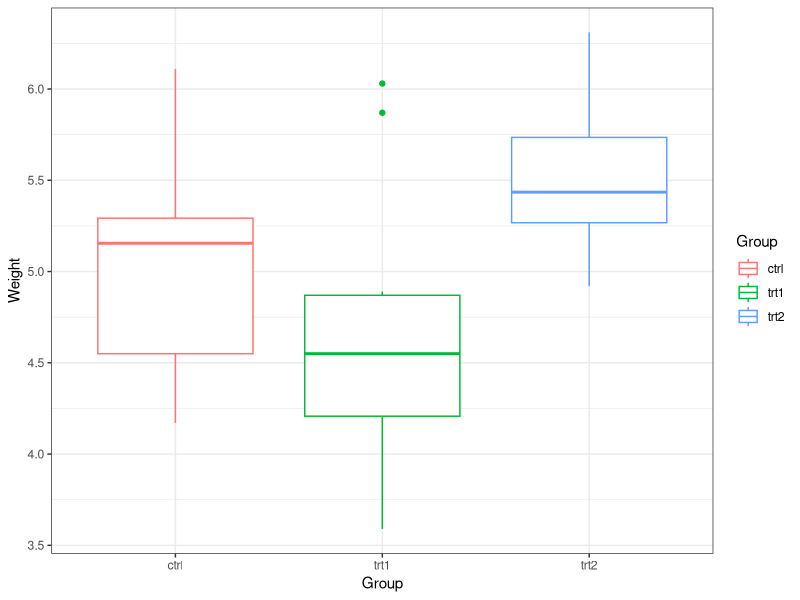

Here is the R script that generated this plot:
## ---- chunk 1
knitr::opts_chunk$set(echo = TRUE)
## ---- chunk 2
library(tidyverse)
library(broom)
## ---- chunk 3
my_data <- PlantGrowth
## ---- chunk 4
summary_stats <-
  my_data %>% 
  group_by(group) %>% 
  summarize(group_mean = mean(weight))

summary_stats
## ---- chunk 5
ggplot(data = my_data, aes(x = group, y = weight, color = group)) +
  geom_boxplot() +
  theme_bw() +
  labs(y = "Weight", x = "Group", color = "Group")
## ---- chunk 6
m1      <- lm(weight ~ group, data = my_data)
m1_test <- anova(m1)
## ---- chunk 7
summary(m1)
m1_tidy <- tidy(m1, conf.int = TRUE)
anova_tidy <- tidy(m1_test)
## ---- chunk 8
m1_tidy
anova_tidy
